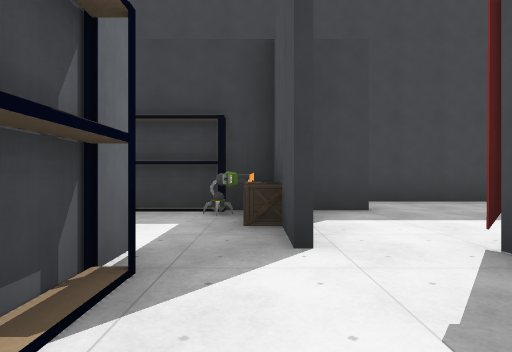
view 1 (above)

24 first-person views from a walk through a 3-D level made in the Godot game engine. The camera is 1.2 m above the floor, looks level and sees 75° across. The floor is counted in squares, 2.53 m on a side. Each view is taken from the middle of a square. On the plan, view 1 faces up. The plan holds only what a view shows up to about 9 squares ahead; the rest is blank. The place goes on beyond the plan. Characters and animated objects are left out. Some surface patterns are stand-ins.

view 2
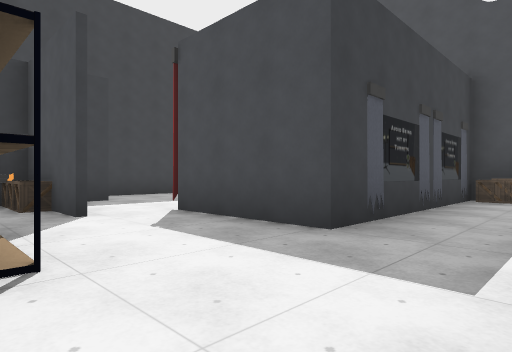

view 3
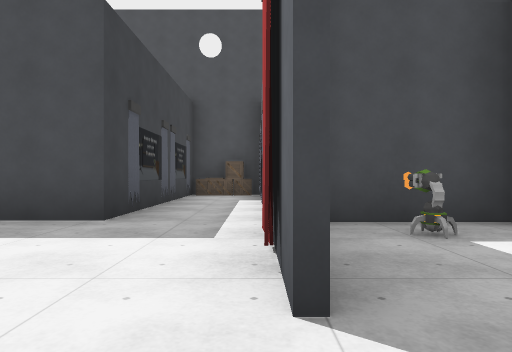

view 4
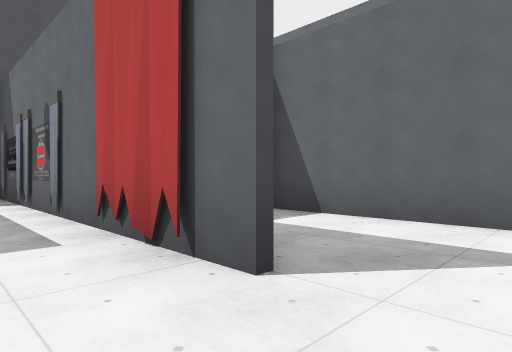

view 5
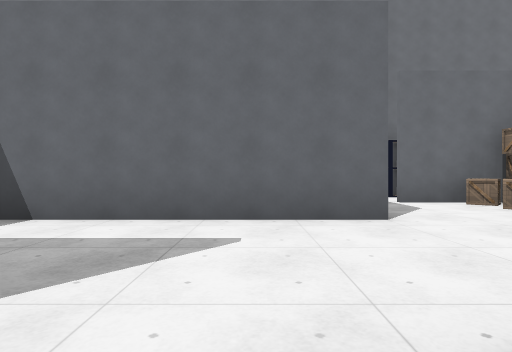

view 6
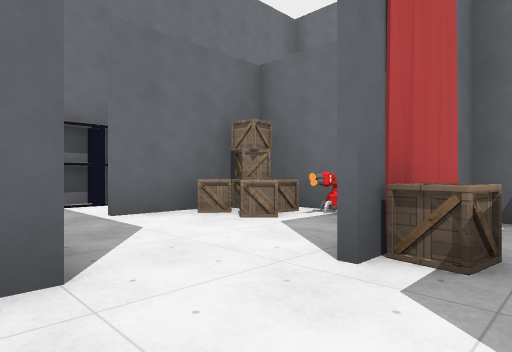

view 7
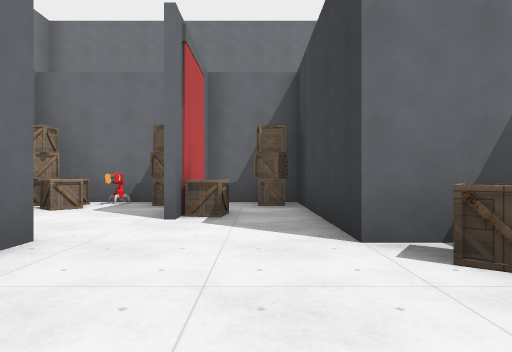

view 8
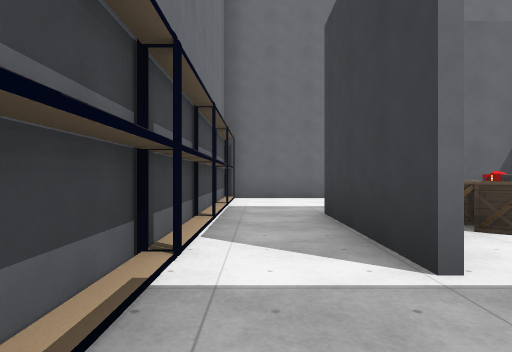

view 9
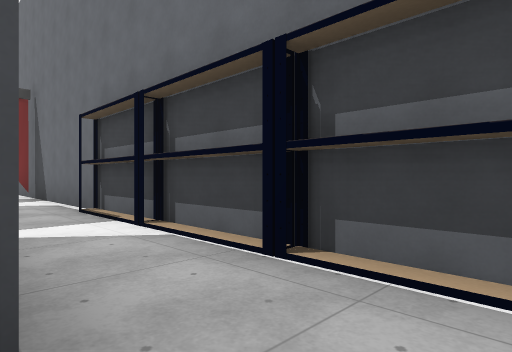

view 10
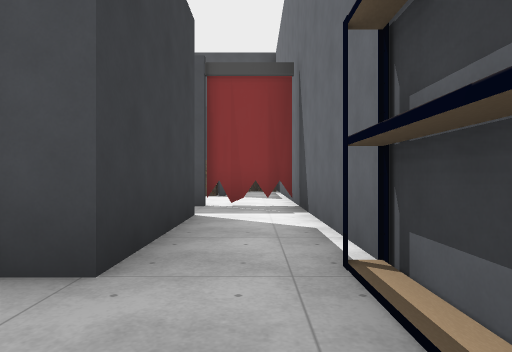

view 11
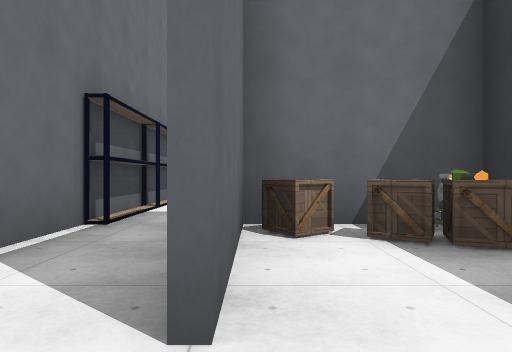

view 12
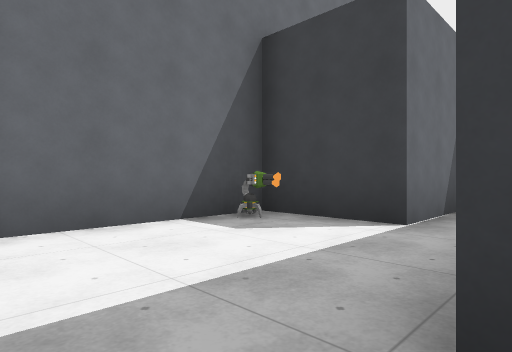

view 13
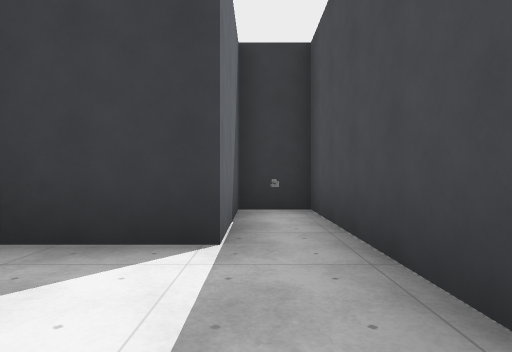

view 14
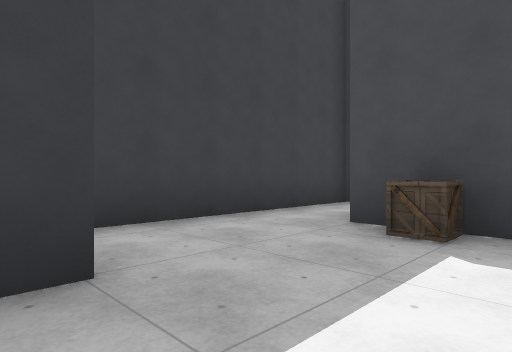

view 15
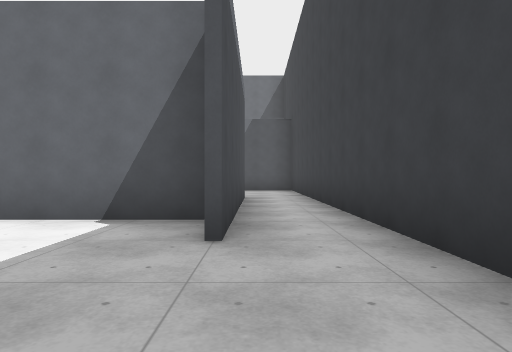

view 16
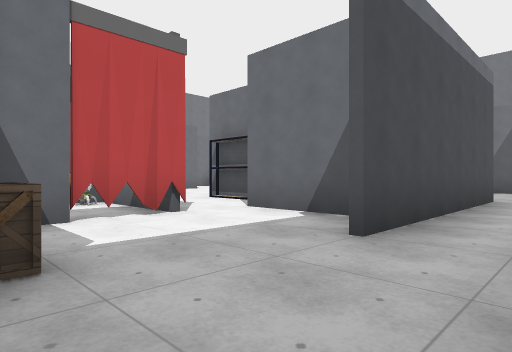

view 17
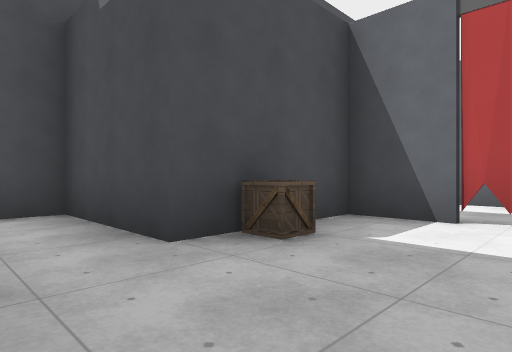

view 18
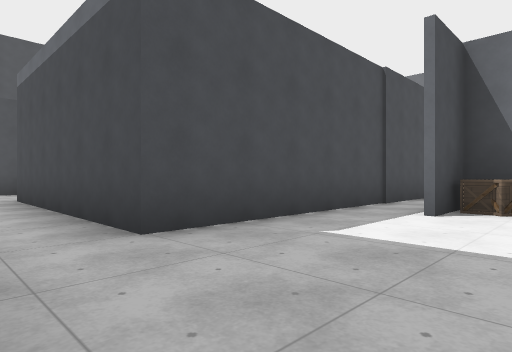

view 19
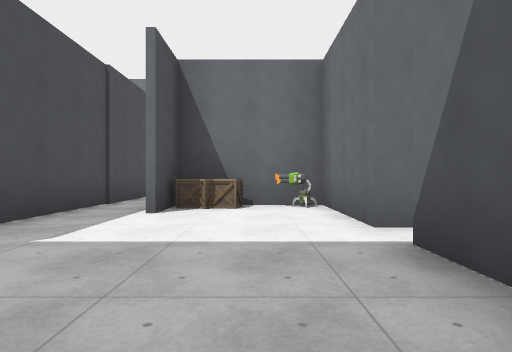

view 20
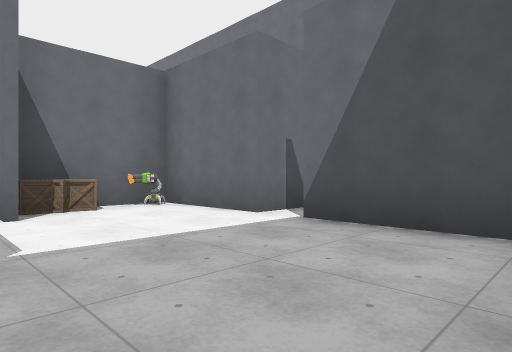

view 21
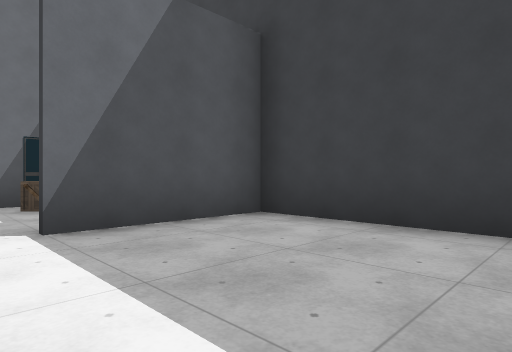

view 22
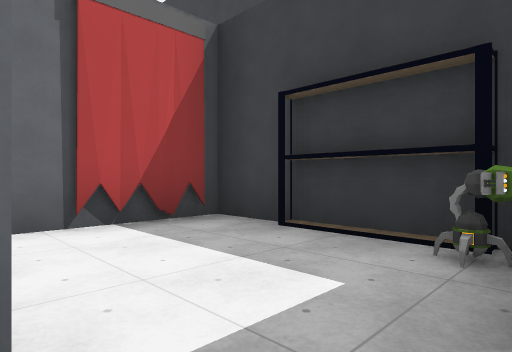

view 23
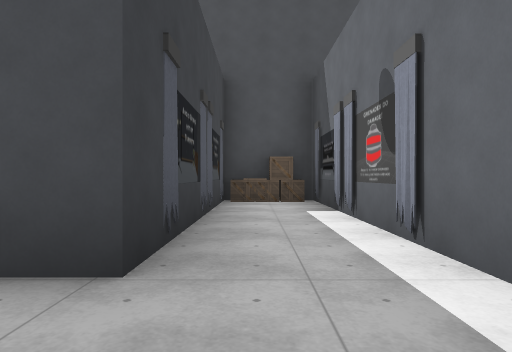

view 24
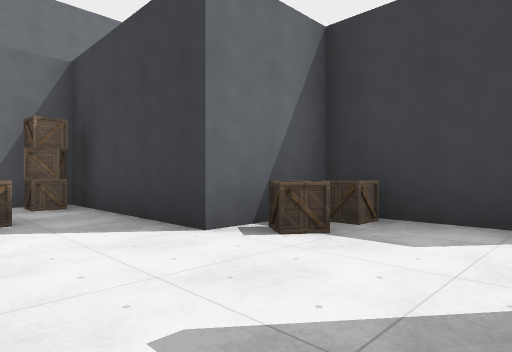

### Floor plan
Points are (right, up) in squares from view 1. A wall is a line through its corners. A room is listed if a view was taken in it or the views show most of it. See-through windows are left out.
Room 1 (views 1, 2, 3, 4, 5, 6, 7, 8, 9, 10, 12, 13, 14, 15, 16, 17, 22, 23, 24)
walls: (-3.4, -2.2) (-8.2, -2.2) (-8.2, -4.7) (-10.2, -4.7) (-10.2, -8.7) (-9.4, -8.7); (-1.6, -4.6) (1.4, -4.6) (1.4, -2.8); (0.4, -2.1) (2.2, -2.1); (-2.4, -7) (-0.9, -7); (-0.9, -7.1) (-2.6, -7.1); (-4.5, -7.1) (-5.4, -7.1); (1.4, 0.4) (1.4, 1.5); (-5.5, -7) (-4.5, -7); (-0.9, 2.2) (-0.9, 1.4); (-7.1, -5.4) (-7.1, -6.5); (-7.2, -6) (-7.2, -5.5); (-3.3, 3.4) (-3.3, 2.5); (2.9, 2.2) (3.6, 2.2); (-1.4, 4.7) (1.6, 4.7); (-7.6, -8.7) (-0.6, -8.7); (1.6, 4.6) (-3.3, 4.6); (4.4, 4.7) (5.6, 4.7); (5.6, 6.2) (-0.6, 6.2)
ways out: opening at (-1.5, -8) to room 2; opening at (-4, 1) to room 3; opening at (0.5, 6) to room 4; opening at (-1, -6); opening at (2, -1); opening at (5, 5.5)
objects: shelf (-9, -9); shelf (-8, -9); crate (-7, -7); turret (-7, -5); crate (-7, -4); crate (-7, -3); shelf (-6, -9); crate (-6, -7); crate (-6, -6); crate (-6, -5); banner (-6, -4); crate (-5, -4); shelf (-4, -9); crate (-3, -7); crate (-3, -6); turret (-3, -5); crate (-3, -2); crate (-3, -1); crate (-2, -5); shelf (-2, 4) to (-1, 5); shelf (-1, 1); banner (0, -2); crate (0, 3); other object (0, 4); turret (1, -3); crate (1, 4); banner (2, -2); turret (2, -1); banner (2, 0); banner (2, 2); crate (4, 4)
Room 2 (view 11)
walls: (-0.6, -8.7) (1.4, -8.7)
ways out: opening at (-1.5, -8) to room 1; opening at (0, -7); opening at (1, -8)
objects: banner (0, -8)
Room 3 (views 18, 19, 20, 21)
walls: (-3.3, 4.6) (-3.3, 3.4); (-7.1, 2.9) (-7.1, 0.6) (-4.6, 0.6); (-3.4, 0.5) (-3.4, 4.7) (-1.4, 4.7); (-1.6, 6.2) (-7.1, 6.2) (-7.1, 3.6)
ways out: opening at (-4, 1) to room 1; opening at (-2.5, 6) to room 4
objects: turret (-7, 1); crate (-6, 1); crate (-5, 1); banner (-3, 4)
Room 4 (no view inside)
walls: (-0.6, 6.2) (-1.6, 6.2)
ways out: opening at (0.5, 6) to room 1; opening at (-2.5, 6) to room 3

Where each view was taken, in squares from view 1:
view 1: 0 up, 0 right, facing up
view 2: 2 down, 1 left, facing up-right
view 3: 2 down, 2 left, facing right
view 4: 1 down, 2 left, facing down-right
view 5: 1 down, 2 left, facing down
view 6: 3 down, 3 left, facing down-left
view 7: 3 down, 1 left, facing left
view 8: 8 down, 3 left, facing left
view 9: 7 down, 8 left, facing down-right
view 10: 8 down, 5 left, facing right
view 11: 7 down, 0 right, facing left
view 12: 8 down, 7 left, facing up-left
view 13: 7 down, 8 left, facing up
view 14: 3 up, 1 right, facing up-right
view 15: 5 up, 4 right, facing left
view 16: 6 up, 4 right, facing down-left
view 17: 6 up, 2 right, facing down-right
view 18: 6 up, 6 left, facing down-right
view 19: 6 up, 6 left, facing down
view 20: 6 up, 4 left, facing down-left
view 21: 3 up, 4 left, facing up-left
view 22: 2 up, 0 right, facing up-left
view 23: 1 down, 0 right, facing right
view 24: 4 down, 1 left, facing up-left
